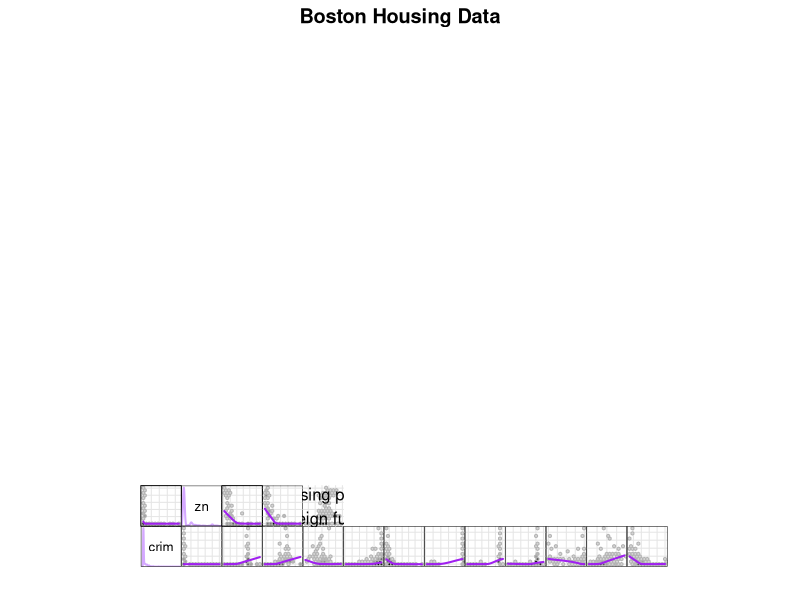

Write the R code that produced this figure. (Note: this script raises an error after producing the figure.)
# Random Forests Boston Housing ISLR.r    
# 
# Sections:
# 
# 0. Setup
# 
# 1. Learning about the data:
#    documentation, statistical summary, table and graphics views.
# 
# 2. A random forest model using all the data and defaults.   
#    Two ways to specify a random forest model
# 
# 3. Variable importance plots and 
#    picking simpler models
# 
# 3.1 Sploms of the more important variables
# 
# 3.2 Progressively removing less important variables
#     seeking a simpler model with nearly the same MSE
# 
# 4. ISLR: A tree model crossvalidated pruning
# 
# 5. ISLR: Bagging Models : Use all 13 variables for each node 
#    Training and test set examples
# 5.1 500 tree model
# 5.2  25 tree model
# 
# 6. ISLR: Random Forest Models with 6 randomly selected
#          variables at each node
#    Training and test set examples
# 
# 6.1  500 tree model
# 6.2   25 tree model
# 
# Due: 4 pts
# 3.1  Last plot
# 6.1  Compute the % of explained for the test set
#      and show the script. 
#      Compare this to the result in 5.1. 
#      Which is higher?  (2 pts)     
# 
# 6.1  Is the ordering variable in terms of 
#      variable importance different from 5.1
# 
# 
# 0. Setup

## Run

library(MASS) # Boston Housing Data
library(randomForest)
library(lattice)
library(hexbin)
  
## End

# 1. Learning about the data:
#    Documentation, statistical summary,
#    table and graphics views 
# 
# A common practice is to jump in and start fitting
# models.  This not quite the same as jumping into
# a pool before seeing if it is filled water or to
# see if the pool is pack with people or perhaps 
# zoo bears or aquarium piranhas.  
# Still I hope the image sticks.
# 
# I can be really helpful (and protective) to get
# advice from a perhaps understand the phenomena
# and frame a person who knows about the
# data gathering, recording and processing.  
# Reading about the field and about related analyses
# is addition way to get up to speed.
# 
# Below we do some token things.  We take look a brief 
# at a document with the variable names and units. We don't
# see a map of the Boston Suburbs from when the data
# collected.
#   
# A quick look at the summary statistics is a start.  We
# might be amazed at how little residences cost back then.
# Whe was back then?  When  was the date collected?  A reference
# dated 1978 likely provides an upper bound, if we don't
# have enough enthusiam to read the two reference.    
# It was a different world back then.  How was percent
# with lower state defined back then?  Do we really care
# about this data?    
# 
# Here start with a quick scatterplot look that
# that shows univariate kernel densities. 
# 
# Run Documentation

#
?Boston

summary(Boston)

# Table view
# There are interactive table views
# that can do a lot more
View(Boston)

# Scatterplot matrix view show binned density 

# Splom plotting function
#   Loess commented out below. 
#     Inadequate domain variable issues. 
#   Hexbin modifed to 12 xbins and trans power set to 1. 
 
offDiag <- function(x,y,...){
    panel.grid(h=-1,v=-1,...)
    panel.hexbinplot(x,y,xbins=12,...,border=gray(.7),
       trans=function(x)x^1)
   panel.loess(x , y, ..., lwd=2,col='purple')
  }

onDiag <- function(x, ...){
    yrng <- current.panel.limits()$ylim
    d <- density(x, na.rm=TRUE)
    d$y <- with(d, yrng[1] + 0.95 * diff(yrng) * y / max(y) )
    panel.lines(d,col=rgb(.83,.66,1),lwd=2)
    diag.panel.splom(x, ...)
 }

windows(width=9,height=9) 
X11(width=9,height=9)
splom(Boston[,-4],
  xlab='',main="Boston Housing Data",
  pscale=0, varname.cex=0.8,axis.text.cex=0.6,
  axis.text.col="red",axis.text.font=2,
  axis.line.tck=.5,
  panel=offDiag,
  diag.panel = onDiag
)

## End

# Given that the dependent variable of interest is medv,
# we can scan the top row as the roughly appears to a
# linear function of rm (average number of rooms
# per dwelling) and lstat(lower status of the population
# in percent).   
# 
# 
# 2. A first random forest model using all the data
#    defaults with two ways to specify the mode;
# 
# The goal is to predict the median price
# of housing (in units of $1000) using the
# first 13 variables. 
# 
# One way to specify a random forest model uses
# integer subscripts to select the dependent
# variable and predictor variables. A quick
# look at the pairs of variables names and
# numbers can be helpful when we use integers.

## Run: Specification using column numbers

varNum <- function(x){
  num <- 1:ncol(x)
  names(num) <- names(x)
  return(num)
}
varNum(Boston)
names(Boston[14])

set.seed(137)
bostonRf0 <- randomForest(x=Boston[,-14],y=Boston[,14],
 data=Boston)
bostonRf0  # Model summary


## Specification using a model formula
#  and using additional arguments

set.seed(137)
bostonRf <- randomForest(medv~., data=Boston,
  importance=TRUE, proximity=TRUE )
bostonRf

## End

# The %Var explained was a little different
# for the two models.  Since the seed was the
# same, the randomization to compute variable
# importance likely caused the change.  
# 
# 3. Variable importance plots and 
#    picking simpler models
# 
# Random forests assesses a variable's importance
# by randomizing the positions a variable's values
# in the vector. The question then is, how much
# #does the model's mean square error increase?
# 
# ## Run

varImpPlot(bostonRf)

## End

# We can see the scambling the values of one of the variables
# such as rm, lstat, nox and dis lead to substantially
# larger MSE models. 
# 
# 
# 3.1 Sploms with hexagon bin counts smooths
#     for the more important variables
# 
# The four lowest importance variables are
# zn, chas, rad, and black.  Below we removed
# these be using by omitting their numbers.

## Run 

varNum(Boston)
Boston2 <- Boston[,-c(2,4,9,12)]

# hexbin modified to 15 xbins and trans power set to 0.5.  
offDiag <- function(x,y,...){
  panel.grid(h=-1,v=-1,...)
  panel.hexbinplot(x,y,xbins=15,...,border=gray(.7),
    trans=function(x)x^.5)
  panel.loess(x , y, ..., lwd=2,col='red')
}

windows(width=9,height=9) 
splom(Boston2,
  xlab='',main="Boston Housing: Selected Variables",
  pscale=0, varname.cex=0.8,axis.text.cex=0.6,
  axis.text.col="purple",axis.text.font=2,
  axis.line.tck=.5,
  panel=offDiag,
  diag.panel = onDiag
)

## End

# We might choose to focus on the four most important
# variables  

windows(width=9,height=9) 
splom(Boston[,c(8,5,13,6,14)],
  xlab='',main="Boston Housing: Selected Variables",
  pscale=0, varname.cex=0.8,axis.text.cex=0.6,
  axis.text.col="purple",axis.text.font=2,
  axis.line.tck=.5,
  panel=offDiag,
  diag.panel = onDiag
)


# We can seen a fairly strong monotone relationship
# between both rm and lstat with medv.  In the two
# plots of the predictors, rm and lstat, there are monotone 
# relationships (there is somewhat flat interval in in
# one plot).  
# 
# When both variables are candidates for partitioning cases
# at a node, if the values of one the two predictor variables
# have been randomly permuted, the other predictor is more
# likely more like to be selected for the actual
# partitioning. In some sense correlated predictor
# variables can partially mask a predictor variables importance. 
# 
# Assessing variable variable importance provide the motivation
# for alternative formulations.  The cforest() function
# in the R party package is an example.  For this class, the
# recommendation is just use randomForest().      
#        

# 3.2  Progressive removing less important variables
#      to seek a simpler model with nearly the same MSE

## Run

set.seed(137)
Boston3 <- Boston[,c(1,5,6,8,11,13,14)]
boston3Rf <- randomForest(medv~., data=Boston3,
  importance=TRUE, proximity=TRUE )
boston3Rf

# 87.9  MSE

varImpPlot(boston3Rf)


set.seed(137)
Boston4 <- Boston[,c(5,6,8,11,13,14)]
boston4Rf <- randomForest(medv~., data=Boston4,
  importance=TRUE, proximity=TRUE )
boston4Rf
# 86.25
varImpPlot(boston4Rf)


# Still pretty good 
set.seed(137)
Boston5 <- Boston[,c("rm","lstat","dis","nox","medv")]
boston5Rf <- randomForest(medv~., data=Boston5,
  importance=TRUE, proximity=TRUE )
boston5Rf
# 85.77
varImpPlot(boston5Rf)


# Drop in MSE
set.seed(137)
Boston6 <- Boston[,c("rm","lstat","nox","medv")]
boston6Rf <- randomForest(medv~.,data=Boston6,
  importance=TRUE, proximity=TRUE )
boston6Rf
# 84.79
varImpPlot(boston6Rf)

## End 

# Cross validation may suggest the models are overfitting
# a little bit.  
# 
# 4. ISLR: crossvalidation training and test sets  
# 
# While random forest out of bag samples provide
# a basis for assessing error rates, we can still
# take a look at random forest in a training
# and test set context. 

## Run

set.seed(1)
train = sample(1:nrow(Boston), nrow(Boston)/2)
bostonTrain <- 
  randomForest(medv~.,data=Boston,subset=train,
  importance=TRUE)
yhat = predict(bostonTrain,newdata=Boston[-train,])
mse <- mean(Boston$medv[-train]- yhat)^2
mse

boston.test=Boston[-train,"medv"]


## End

# 5. ISLR Model 1: Try all 13 variables for each node 
#    This bags the tree models.  
# 
# 5.1 500 tree model

## Run
set.seed(1)
bag.boston=randomForest(medv~.,data=Boston,subset=train,
  mtry=13,importance=TRUE)
bag.boston
yhat.bag = predict(bag.boston,newdata=Boston[-train,])
plt <- plot(yhat.bag, boston.test,las=1,)+
        abline(0,1)

                
plt
mse <- mean((yhat.bag-boston.test)^2)
mse

den <- mean( (boston.test-mean(boston.test))^2)
pVar <- 100*(1-mse/den)
pVar  

## End

#The mean squared error is higher for the test set
#than for training set.  13.9 versus 11.1
#and the percent of variance explained is smaller
#83.9% versus 86.6% 


# What is the MSE for bagging with only 25 tree2?  
# The default is 500 trees

bag.boston=randomForest(medv~.,data=Boston,subset=train,mtry=13,ntree=25)
yhat.bag = predict(bag.boston,newdata=Boston[-train,])
mean((yhat.bag-boston.test)^2)

## End

#This test data has increased from 13.9 to 15.4

#6. Random forest using 6 randomly selected variables at each node

#In contrast to Section 5. above, here at each node Random forests randomly
#selects a subset of variables to use.  This is something like boosting by
#using slow learners that focus locally. In this situation local is in
#terms of the variable considered rather than the common sitution
#of focusing on cases where the residuals are large.  
 

#6.1 A 500 tree model

## Run

set.seed(1)

rf.boston=randomForest(medv~.,data=Boston,subset=train,mtry=6,importance=TRUE)
rf.boston

yhat.rf = predict(rf.boston,newdata=Boston[-train,])
testMse <- mean((yhat.rf-boston.test)^2)
testMse

# percent of variance explained

dentest <- mean(yhat.rf-mean(boston.test))^2
pVartest <- 100*(1-testMse/den)
pVartest  

importance(rf.boston)
windows()
varImpPlot(rf.boston)

## End

# Above we see that mse for the test set has dropped
# to 11.48 

# 6.2  A 25 tree model
# 
# What happens if we use only 25 trees?

## Run 25 trees

set.seed(1)
rf.boston=randomForest(medv~.,data=Boston,
  subset=train,mtry=6,importance=TRUE, ntree=25)

# Training result
rf.boston  

# Test set result

yhat.rf = predict(rf.boston,newdata=Boston[-train,])
mean((yhat.rf-boston.test)^2)


## End

# We can see that with just 25 trees the mse has gotten
# larger for both the training and test set.  

